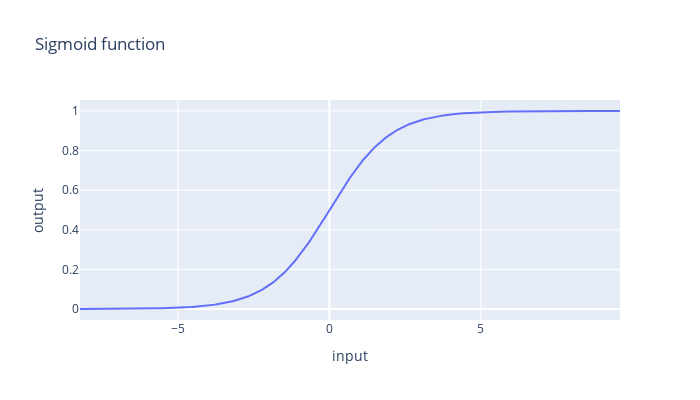

Notebook cell for this chart:
### Code cell
def sigmoid(x):
    return 1 / (1 + np.exp(-x))


for i in [-5., -3., -1., 0., 1., 3., 5.]:
    print(sigmoid(i))

data = 3 * np.random.randn(500)
data = sorted(data)
data

sigmoid_data = [sigmoid(x) for x in sorted(data)]
sigmoid_data

df = pd.DataFrame({'input': data, 'output': sigmoid_data})
df.head()

px.line(df, x='input', y='output', width=700, height=400, title='Sigmoid function')

### Figure 1 — Plotly figure (JSON) as saved in the notebook; plotly's stock layout.template omitted (floating-point values rounded to 4 significant figures; data arrays with more than 128 entries replaced by an {"elided": "..."} marker saying what was removed)
{"data": [{"hovertemplate": "input=%{x}<br>output=%{y}<extra></extra>", "legendgroup": "", "line": {"color": "#636efa", "dash": "solid"}, "marker": {"symbol": "circle"}, "mode": "lines", "name": "", "orientation": "v", "showlegend": false, "x": {"elided": "500 float values"}, "xaxis": "x", "y": {"elided": "500 float values"}, "yaxis": "y", "type": "scatter"}], "layout": {"xaxis": {"anchor": "y", "domain": [0.0, 1.0], "title": {"text": "input"}}, "yaxis": {"anchor": "x", "domain": [0.0, 1.0], "title": {"text": "output"}}, "legend": {"tracegroupgap": 0}, "title": {"text": "Sigmoid function"}, "height": 400, "width": 700}}
